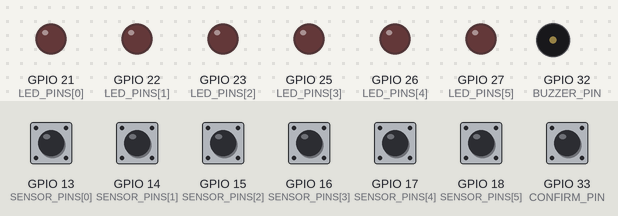
A sketch run on a simulated ESP32. On the bench: output pins drawn as LEDs (lit = HIGH), buzzer (waves = sounding, pin HIGH). Inputs (shaded band) come from the test bench; at power-on: GPIO 13 (SENSOR_PINS[0]), GPIO 14 (SENSOR_PINS[1]), GPIO 15 (SENSOR_PINS[2]), GPIO 16 (SENSOR_PINS[3]), GPIO 17 (SENSOR_PINS[4]), GPIO 18 (SENSOR_PINS[5]), GPIO 33 (CONFIRM_PIN) HIGH. What the sketch prints to the serial monitor is not drawn.

Above: at 1.6 s.
1.7 s: GPIO 13 (SENSOR_PINS[0]) driven LOW
At 1.88 s:
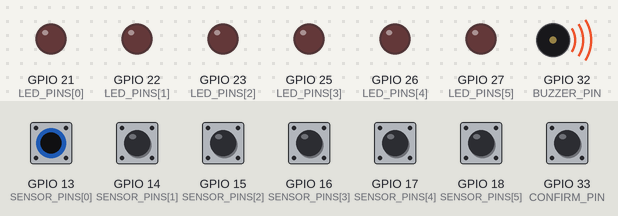
3.2 s: GPIO 33 (CONFIRM_PIN) pulled LOW for 0.15 s
At 10.7 s:
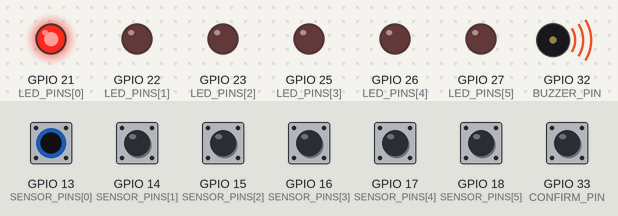
Timing chart, 0 to 24.1 s (numbered marks = the images above; inputs shaded):
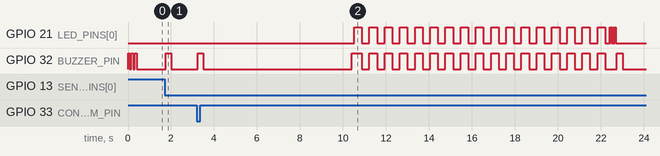

The sketch:

sketch.ino
```cpp
/*
  VigiaSenior - Wokwi local test
  --------------------------------
  Simulación exploratoria para alumnado.
  Placa virtual: ESP32 DevKit (equivalente funcional para la simulación)
  Sensores S1..S6 : GPIO 13..18
  LEDs L1..L6     : GPIO 21,22,23,25,26,27
  Confirmar       : GPIO 33
  Buzzer          : GPIO 32
*/

const uint8_t SENSOR_PINS[6] = {13, 14, 15, 16, 17, 18};
const uint8_t LED_PINS[6]    = {21, 22, 23, 25, 26, 27};
const uint8_t CONFIRM_PIN    = 33;
const uint8_t BUZZER_PIN     = 32;

const unsigned long DEBOUNCE_MS = 50;
const unsigned long ALERT_INTERVAL_MS = 10000;
const unsigned long CONFIRM_WINDOW_MS = 12000;

bool sensorStable[6];
bool sensorRawLast[6];
unsigned long sensorLastChange[6];

bool confirmStable = HIGH;
bool confirmRawLast = HIGH;
unsigned long confirmLastChange = 0;

enum DemoState { IDLE, ALERTING, OPENED };
DemoState state = IDLE;

int activeSlot = 0;
int openedSlot = -1;
unsigned long stateStartedAt = 0;
unsigned long lastBlinkAt = 0;
bool blinkState = false;

void buzzerOn()  { digitalWrite(BUZZER_PIN, HIGH); }
void buzzerOff() { digitalWrite(BUZZER_PIN, LOW); }

void beep(unsigned int ms = 80) {
  buzzerOn();
  delay(ms);
  buzzerOff();
}

void allLedsOff() {
  for (int i = 0; i < 6; i++) digitalWrite(LED_PINS[i], LOW);
}

void flashLed(uint8_t idx, int times = 2, int onMs = 100, int offMs = 70) {
  if (idx >= 6) return;
  for (int i = 0; i < times; i++) {
    digitalWrite(LED_PINS[idx], HIGH);
    delay(onMs);
    digitalWrite(LED_PINS[idx], LOW);
    delay(offMs);
  }
}

void startAlertForCurrentSlot() {
  state = ALERTING;
  openedSlot = -1;
  stateStartedAt = millis();
  lastBlinkAt = 0;
  blinkState = false;

  allLedsOff();
  Serial.print("[DEMO] toma activa en cajita ");
  Serial.println(activeSlot + 1);
  beep(120);
}

void goToNextSlot() {
  allLedsOff();
  buzzerOff();
  activeSlot = (activeSlot + 1) % 6;
  state = IDLE;
  openedSlot = -1;
  stateStartedAt = millis();
}

void setup() {
  Serial.begin(115200);

  pinMode(BUZZER_PIN, OUTPUT);
  buzzerOff();

  pinMode(CONFIRM_PIN, INPUT_PULLUP);

  for (int i = 0; i < 6; i++) {
    pinMode(SENSOR_PINS[i], INPUT_PULLUP);
    pinMode(LED_PINS[i], OUTPUT);
    digitalWrite(LED_PINS[i], LOW);

    bool current = digitalRead(SENSOR_PINS[i]);
    sensorStable[i] = current;
    sensorRawLast[i] = current;
    sensorLastChange[i] = millis();
  }

  beep(80); delay(80); beep(80); delay(80); beep(80);
  stateStartedAt = millis();

  Serial.println("=== VigiaSenior Wokwi · modo local ===");
  Serial.println("Pulsa S1..S6 para simular apertura.");
  Serial.println("Pulsa CONFIRMAR para validar la toma abierta.");
}

void loop() {
  if (state == IDLE && millis() - stateStartedAt >= ALERT_INTERVAL_MS) {
    startAlertForCurrentSlot();
  }

  for (int i = 0; i < 6; i++) {
    bool raw = digitalRead(SENSOR_PINS[i]);

    if (raw != sensorRawLast[i]) {
      sensorRawLast[i] = raw;
      sensorLastChange[i] = millis();
    }

    if ((millis() - sensorLastChange[i]) > DEBOUNCE_MS && raw != sensorStable[i]) {
      sensorStable[i] = raw;
      if (sensorStable[i] == LOW) {
        Serial.print("[SENSOR] pulsada cajita ");
        Serial.println(i + 1);

        if (state == ALERTING && i == activeSlot) {
          state = OPENED;
          openedSlot = i;
          allLedsOff();
          digitalWrite(LED_PINS[i], HIGH);
          stateStartedAt = millis();
          beep(70);
          Serial.println("[DEMO] apertura válida");
        } else {
          Serial.println("[DEMO] cajita incorrecta o fuera de tiempo");
          beep(250);
        }
      }
    }
  }

  bool confirmRaw = digitalRead(CONFIRM_PIN);
  if (confirmRaw != confirmRawLast) {
    confirmRawLast = confirmRaw;
    confirmLastChange = millis();
  }

  if ((millis() - confirmLastChange) > DEBOUNCE_MS && confirmRaw != confirmStable) {
    confirmStable = confirmRaw;
    if (confirmStable == LOW) {
      Serial.println("[BTN] confirmación");
      if (state == OPENED && openedSlot == activeSlot) {
        Serial.println("[DEMO] toma confirmada correctamente");
        flashLed(activeSlot, 3, 70, 50);
        beep(140);
        goToNextSlot();
      } else {
        Serial.println("[DEMO] no hay apertura válida previa");
        beep(250);
      }
    }
  }

  if (state == ALERTING) {
    if (millis() - lastBlinkAt >= 350) {
      lastBlinkAt = millis();
      blinkState = !blinkState;
      digitalWrite(LED_PINS[activeSlot], blinkState ? HIGH : LOW);
      if (blinkState) buzzerOn();
      else buzzerOff();
    }

    if (millis() - stateStartedAt >= CONFIRM_WINDOW_MS) {
      buzzerOff();
      Serial.println("[DEMO] toma omitida por timeout");
      flashLed(activeSlot, 4, 40, 40);
      beep(300);
      goToNextSlot();
    }
  }

  if (state == OPENED) {
    if (millis() - stateStartedAt >= CONFIRM_WINDOW_MS) {
      Serial.println("[DEMO] apertura sin confirmación: timeout");
      allLedsOff();
      flashLed(activeSlot, 4, 40, 40);
      beep(300);
      goToNextSlot();
    }
  }

  delay(8);
}
```

Measured:
- after the input at 1.7 s, GPIO 32 (BUZZER_PIN): LOW → HIGH after 0.06 s, → LOW 0.25 s later
